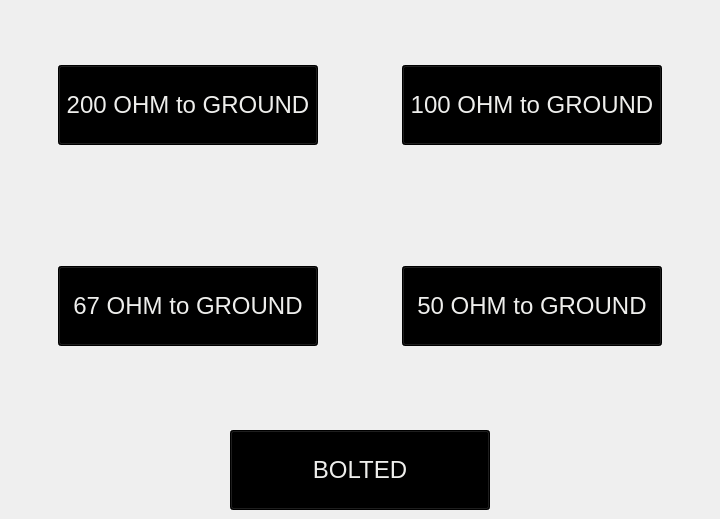
            <widget class="QWidget" name="Loc1_PhaseB">
             <widget class="QWidget" name="gridLayoutWidget_15">
              <property name="geometry">
               <rect>
                <x>10</x>
                <y>-20</y>
                <width>701</width>
                <height>451</height>
               </rect>
              </property>
              <layout class="QGridLayout" name="gridLayout_Loc1B">
               <property name="spacing">
                <number>36</number>
               </property>
               <item row="0" column="1">
                <widget class="QPushButton" name="btn_loc1_B100">
                 <property name="minimumSize">
                  <size>
                   <width>260</width>
                   <height>80</height>
                  </size>
                 </property>
                 <property name="maximumSize">
                  <size>
                   <width>260</width>
                   <height>80</height>
                  </size>
                 </property>
                 <property name="font">
                  <font>
                   <pointsize>18</pointsize>
                  </font>
                 </property>
                 <property name="styleSheet">
                  <string notr="true">color: rgb(238, 238, 236);
background-color: rgb(0, 0, 0);
alternate-background-color: rgb(252, 233, 79);</string>
                 </property>
                 <property name="text">
                  <string>100 OHM to GROUND</string>
                 </property>
                </widget>
               </item>
               <item row="1" column="0">
                <widget class="QPushButton" name="btn_loc1_B67">
                 <property name="minimumSize">
                  <size>
                   <width>260</width>
                   <height>80</height>
                  </size>
                 </property>
                 <property name="maximumSize">
                  <size>
                   <width>260</width>
                   <height>80</height>
                  </size>
                 </property>
                 <property name="font">
                  <font>
                   <pointsize>18</pointsize>
                  </font>
                 </property>
                 <property name="styleSheet">
                  <string notr="true">color: rgb(238, 238, 236);
background-color: rgb(0, 0, 0);
alternate-background-color: rgb(252, 233, 79);</string>
                 </property>
                 <property name="text">
                  <string>67 OHM to GROUND</string>
                 </property>
                </widget>
               </item>
               <item row="1" column="1">
                <widget class="QPushButton" name="btn_loc1_B50">
                 <property name="minimumSize">
                  <size>
                   <width>260</width>
                   <height>80</height>
                  </size>
                 </property>
                 <property name="maximumSize">
                  <size>
                   <width>260</width>
                   <height>80</height>
                  </size>
                 </property>
                 <property name="font">
                  <font>
                   <pointsize>18</pointsize>
                  </font>
                 </property>
                 <property name="styleSheet">
                  <string notr="true">color: rgb(238, 238, 236);
alternate-background-color: rgb(252, 233, 79);
background-color: rgb(0, 0, 0);</string>
                 </property>
                 <property name="text">
                  <string>50 OHM to GROUND</string>
                 </property>
                </widget>
               </item>
               <item row="0" column="0">
                <widget class="QPushButton" name="btn_loc1_B200">
                 <property name="minimumSize">
                  <size>
                   <width>260</width>
                   <height>80</height>
                  </size>
                 </property>
                 <property name="maximumSize">
                  <size>
                   <width>160</width>
                   <height>80</height>
                  </size>
                 </property>
                 <property name="font">
                  <font>
                   <pointsize>18</pointsize>
                  </font>
                 </property>
                 <property name="styleSheet">
                  <string notr="true">color: rgb(238, 238, 236);
background-color: rgb(0, 0, 0);
alternate-background-color: rgb(252, 233, 79);
</string>
                 </property>
                 <property name="text">
                  <string>200 OHM to GROUND</string>
                 </property>
                </widget>
               </item>
              </layout>
             </widget>
             <widget class="QPushButton" name="btn_loc1_Bbolt">
              <property name="geometry">
               <rect>
                <x>230</x>
                <y>430</y>
                <width>260</width>
                <height>80</height>
               </rect>
              </property>
              <property name="minimumSize">
               <size>
                <width>260</width>
                <height>80</height>
               </size>
              </property>
              <property name="maximumSize">
               <size>
                <width>260</width>
                <height>80</height>
               </size>
              </property>
              <property name="font">
               <font>
                <pointsize>18</pointsize>
               </font>
              </property>
              <property name="styleSheet">
               <string notr="true">color: rgb(238, 238, 236);
background-color: rgb(0, 0, 0);
alternate-background-color: rgb(252, 233, 79);</string>
              </property>
              <property name="text">
               <string>BOLTED</string>
              </property>
             </widget>
            </widget>
